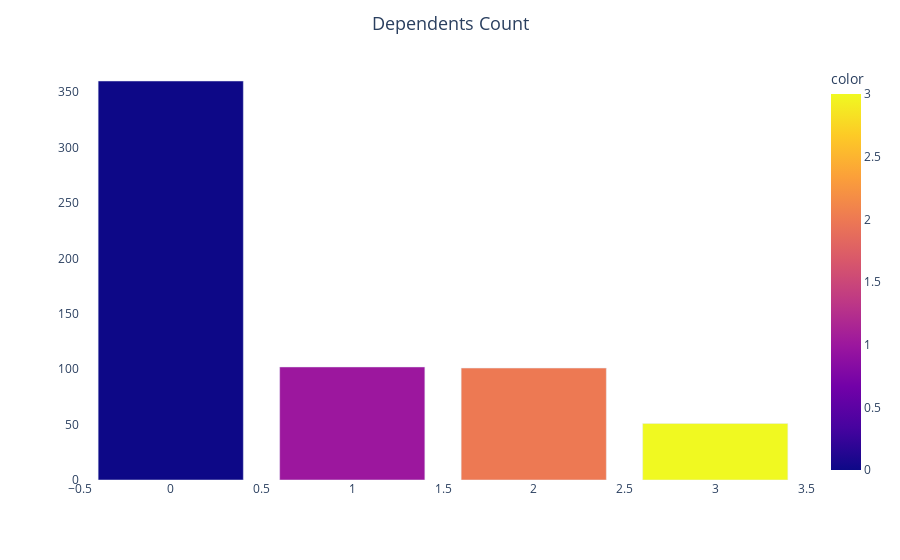

This figure's notebook cell:
### Code cell
fig = px.bar(  x =Y , y =X  , color=Y )
fig.update_layout(title_text='Dependents Count' , title_x=0.5 ,
    plot_bgcolor='rgba(0, 0, 0, 0)',   # Plot area background
    paper_bgcolor='rgba(0,0,0,0)',
    title_font_size=18 ,
    xaxis=dict(title='', showticklabels=True) , 
    yaxis = dict(title='', showticklabels= True))
    
fig.show()

### Figure 1 — Plotly figure (JSON) as saved in the notebook; plotly's stock layout.template omitted (floating-point values rounded to 4 significant figures)
{"data": [{"alignmentgroup": "True", "hovertemplate": "x=%{x}<br>y=%{y}<br>color=%{marker.color}<extra></extra>", "legendgroup": "", "marker": {"color": [0, 1, 2, 3], "coloraxis": "coloraxis", "pattern": {"shape": ""}}, "name": "", "offsetgroup": "", "orientation": "v", "showlegend": false, "textposition": "auto", "type": "bar", "x": [0, 1, 2, 3], "xaxis": "x", "y": [360, 102, 101, 51], "yaxis": "y"}], "layout": {"barmode": "relative", "coloraxis": {"colorbar": {"title": {"text": "color"}}, "colorscale": [[0, "#0d0887"], [0.1111, "#46039f"], [0.2222, "#7201a8"], [0.3333, "#9c179e"], [0.4444, "#bd3786"], [0.5556, "#d8576b"], [0.6667, "#ed7953"], [0.7778, "#fb9f3a"], [0.8889, "#fdca26"], [1, "#f0f921"]]}, "legend": {"tracegroupgap": 0}, "margin": {"t": 60}, "paper_bgcolor": "rgba(0,0,0,0)", "plot_bgcolor": "rgba(0, 0, 0, 0)", "title": {"font": {"size": 18}, "text": "Dependents Count", "x": 0.5}, "xaxis": {"anchor": "y", "domain": [0, 1], "showticklabels": true, "title": {"text": ""}}, "yaxis": {"anchor": "x", "domain": [0, 1], "showticklabels": true, "title": {"text": ""}}}}
